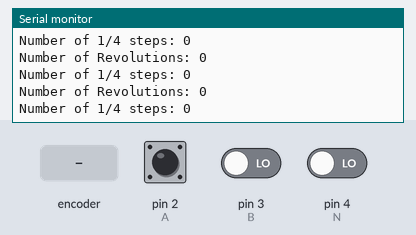
A sketch run on a simulated Arduino Uno, built with avr-gcc and run on an emulated ATmega328P. On the bench: the last lines printed to the serial monitor. The test bench sets the inputs (shaded band); at power-on: pin 4 (N) LOW, pin 2 (A) HIGH, pin 3 (B) LOW.

Above: at 1.2 s.
1.3 s: rotary encoder on pin 2 (A) / pin 3 (B) turned 1 step (first pin leading)
At 2.0 s:
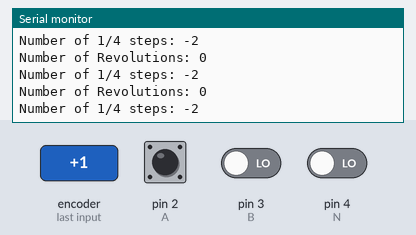
4.5 s: pin 4 (N) driven HIGH
At 5.0 s:
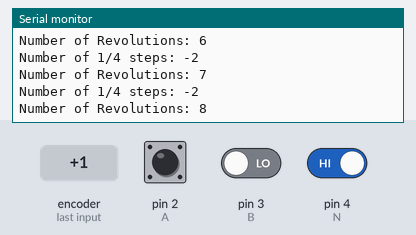
7.5 s: rotary encoder on pin 2 (A) / pin 3 (B) turned 3 steps (first pin leading)
11.1 s: rotary encoder on pin 2 (A) / pin 3 (B) turned 1 step (first pin leading)
17.3 s: rotary encoder on pin 2 (A) / pin 3 (B) turned 3 steps (first pin leading)
23.9 s: rotary encoder on pin 2 (A) / pin 3 (B) turned 1 step (first pin leading)
Timing chart, 0 to 26.9 s (numbered marks = the images above; inputs shaded):
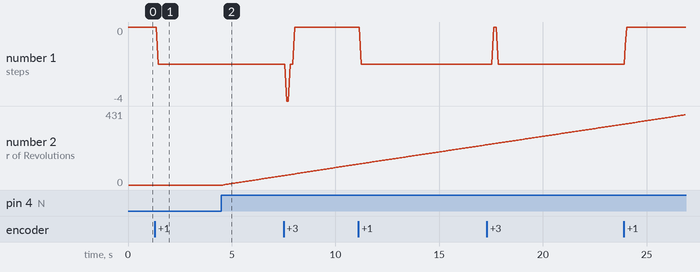

The sketch:

read_encoder.ino
```cpp
//This code will check the state of the motor encoder

//These pins will be used for the A, B, and N pins
int A = 2;
int B = 3;
int N = 4;

//These variables will store the state of pin A
byte currStateA;
byte prevStateA;
byte stateN;

//These variables will store the total revolutions and the 1/4 steps of the motor
int steps = 0;
int revs = 0;

void setup(){

  //Begin serial monitor
  Serial.begin(9600);

  //Set up pins as inputs
  int c;
  for(c = 2; c < 5; c++){
    pinMode(c, INPUT);
  }

  //Read initial state of A and B
  prevStateA = digitalRead(A);

}

void loop(){

  //Read current state of A
  currStateA = digitalRead(A);

  //Check states
  if(prevStateA != currStateA){
    if(digitalRead(B) != currStateA){
      steps++;
    }else{
      steps--;
    }
  }

  //Read the pin state of N
  stateN = digitalRead(N);

  //Check the state of N
  if(stateN == HIGH)
    revs++;

  Serial.print("Number of 1/4 steps: ");
  Serial.println(steps);
  Serial.print("Number of Revolutions: ");
  Serial.println(revs);

  //Change prev state to current state
  prevStateA = currStateA;


}
```

Measured:
- after the input at 1.3 s, the serial monitor: prints a new line after 0.10 s (image 1)
- after the input at 4.5 s, the serial monitor: prints a new line after 0.11 s (image 2)
- plotted number 1: 0 → -2 after the input at 1.3 s
- plotted number 2: 0 → 54 after the input at 4.5 s
